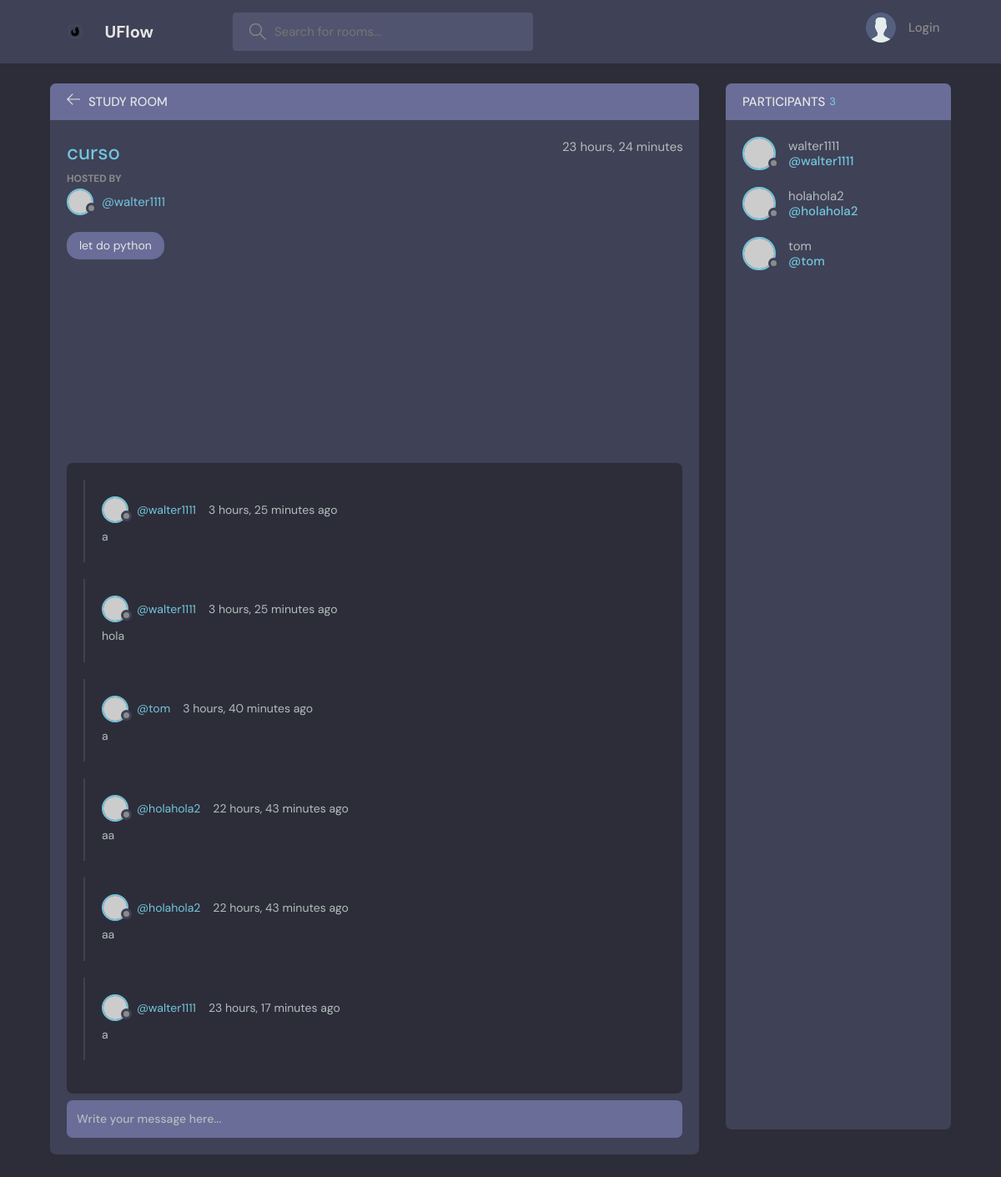
The app's page /room/18/ with its own data.
### base/models.py (models this page shows, shortened)
class Room(models.Model):
    host = models.ForeignKey(User, on_delete=models.CASCADE)
    topic = models.ForeignKey(Topic, on_delete=models.SET_NULL, null=True)
    name = models.CharField(max_length=200)
    description = models.TextField(null=True, blank=True)
    participants = models.ManyToManyField(User, related_name='participants', blank=True)
    updated = models.DateTimeField(auto_now=True)
    created = models.DateTimeField(auto_now_add=True)
    class Meta:
        ordering = ['-updated', '-created']

class Topic(models.Model):
    name = models.CharField(max_length=200)
    def __str__(self):
        return self.name

class Message(models.Model):
    user = models.ForeignKey(User, on_delete=models.CASCADE)
    room = models.ForeignKey(Room, on_delete=models.CASCADE)
    body = models.TextField()
    updated = models.DateTimeField(auto_now=True)
    created = models.DateTimeField(auto_now_add=True)
    class Meta:
        ordering = ['-updated', '-created']

### base/views.py (the view)
# urls.py: path('room/<str:pk>/', views.room, name='room'),
def room(request,pk):
    room = Room.objects.get(id=pk)  # Fetch a specific Room object by its primary key (pk)
    room_message = room.message_set.all().order_by('-created')  # Fetch all messages related to the room and order them by creation date
    participants = room.participants.all()  # Fetch all participants in the room
    if request.method == 'POST':
        message= Message.objects.create(user=request.user, room=room, body=request.POST.get('body'))  # Create a new message object
        room.participants.add(request.user)  # Add the user to the room's participants
        return redirect('room', pk=room.id)  # Redirect to the same room page after posting a message
    context = {'room': room, 'room_message': room_message,'participants':participants }  # Context dictionary to pass data to the template
    return render(request, 'base/room.html',context)

### base/templates/base/room.html (shortened to what this page needs)
{% extends 'main.html' %}
{% block content %}
    <main class="profile-page layout layout--2">
      <div class="container">
        <div class="room">
          <div class="room__top">
            <div class="room__topLeft">
              <a href="{% url 'home' %}">
                <svg version="1.1" xmlns="http://www.w3.org/2000/svg" width="32" height="32" viewBox="0 0 32 32">
                  <title>arrow-left</title>
                  <path
                    d="M13.723 2.286l-13.723 13.714 13.719 13.714 1.616-1.611-10.96-10.96h27.625v-2.286h-27.625l10.965-10.965-1.616-1.607z"
                  ></path>
                </svg>
              </a>
              <h3>Study Room</h3>
            </div>
          </div>
          <div class="room__box scroll">
            <div class="room__header scroll">
              <div class="room__info">
                <h3>{{room.name}}</h3>
                <span>{{room.created|timesince}}</span>
              </div>
              <div class="room__hosted">
                <p>Hosted By</p>
                <a href="{% url 'user-profile' room.host.id %}" class="room__author">
                  <div class="avatar avatar--small">
                    <img src="https://randomuser.me/api/portraits/men/37.jpg" />
                  </div>
                  <span>@{{room.host.username}}</span>
                </a>
              </div>
              <span class="room__topics">{{room.topic}}</span>
            </div>
            <div class="room__conversation">
              <div class="threads scroll">
                {% for message in room_message %}
                <div class="thread">
                  <div class="thread__top">
                    <div class="thread__author">
                      <a href="{% url 'user-profile' message.user.id %}" class="thread__authorInfo">
                        <div class="avatar avatar--small">
                          <img src="https://randomuser.me/api/portraits/men/37.jpg" />
                        </div>
                        <span>@{{message.user.username}}</span>
                      </a>
                      <span class="thread__date">{{message.created|timesince}} ago</span>
                    </div>
                  </div>
                  <div class="thread__details">
                    {{message.body}}
                  </div>
                </div>
                {% endfor %}
              </div>
            </div>
          </div>
          <div class="room__message">
            <form method="POST" action="">
              <input name="body" placeholder="Write your message here..." />
            </form>
          </div>
        </div>
        <div class="participants">
          <h3 class="participants__top">Participants <span>{{participants.count}}</span></h3>
          <div class="participants__list scroll">
            {% for user in participants %}
            <a href="{% url 'user-profile' user.id %}" class="participant">
              <div class="avatar avatar--medium">
                <img src="https://randomuser.me/api/portraits/men/37.jpg" />
              </div>
              <p>
                {{user.username}}
                <span>@{{user.username}}</span>
              </p>
            </a>
            {% endfor %}
          </div>
        </div>
      </div>
    </main>
{% endblock %}

### records on screen
Room: name "curso", created "23 hours, 24 minutes", host.username "walter1111", topic "let do python"
Message: user.username "walter1111", created "3 hours, 25 minutes", body "a"
Message: user.username "walter1111", created "3 hours, 25 minutes", body "hola"
Message: user.username "tom", created "3 hours, 40 minutes", body "a"
Message: user.username "holahola2", created "22 hours, 43 minutes", body "aa"
Message: user.username "holahola2", created "22 hours, 43 minutes", body "aa"
Message: user.username "walter1111", created "23 hours, 17 minutes", body "a"

### other values on screen
{{ participants.count }} "3"
{{ user.username }} "walter1111"
{{ user.username }} "holahola2"
{{ user.username }} "tom"
